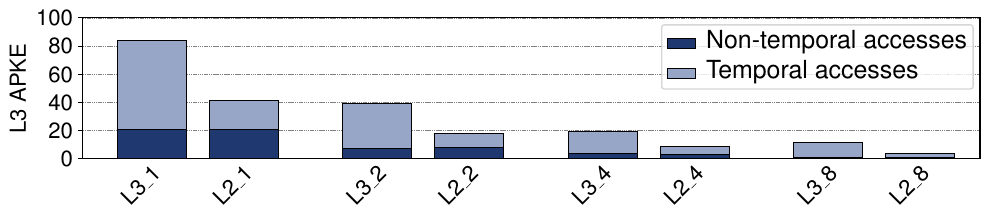

Source code (Python):

import os
import sys
import string
import numpy as np
import matplotlib as mp
import matplotlib.pyplot as plt
from functools import reduce
from math import log, atan2, degrees
from matplotlib.colors import colorConverter
from collections import OrderedDict
from default_config import *
from pprint import pprint
#from adjustText import adjust_text
from matplotlib.ticker import AutoLocator, ScalarFormatter

def set_titles(ax, title, xtitle, ytitle, title_fontsize,
               xtitle_fontsize, ytitle_fontsize, ylabel_fontsize):
    ax.set_title(title, fontsize=title_fontsize)
    ax.set_xlabel(xtitle, fontsize=xtitle_fontsize)
    ax.set_ylabel(ytitle, fontsize=ytitle_fontsize)
    for item in ax.get_yticklabels():
        item.set_fontsize(ylabel_fontsize)
    for item in ax.get_xticklabels():
        item.set_fontsize(xlabel_fontsize)

title = ""
figure_size = (10,2.3)
xtitle = ''
ytitle = 'L3 APKE'
bbox = (0.55, 0.765)
legend_ncol = 3
legend_loc = 3

xtitle_fontsize=20      # x axis title
ytitle_fontsize=16      # y axis title
xlabel_fontsize=16      # x axis labels
ylabel_fontsize=16      # y axis labels
xticks_rotation = 60
xticks_rotation = 90

# From gem5 simulator
non_temporal_apke = [21.03, 21.02, 7.74, 7.92, 3.66, 3.38, 1.41, 1.40,]
temporal_apke = [62.99, 20.73, 31.55, 10.35, 16.02, 5.18, 9.99, 2.61,]
experiments = ['L3_1', 'L2_1', 'L3_2', 'L2_2', 'L3_4', 'L2_4', 'L3_8', 'L2_8',]


# labels, use benchmark names
xticks = experiments

# column names
if auto_column_names:
    legend = ['Non-temporal accesses','Temporal accesses']
    column_ids_data = range(1, len(legend)+1)

ind = np.arange(len(xticks))/1.5    # the x locations for the groups
ind = ind + [0, 0, 0.3, 0.3, 0.6, 0.6, 0.9, 0.9]
barwidth = 1.0/(2)  # the width of the bars

# create a new figure and axes instance
fig = plt.figure(figsize=figure_size) # figure size specified in config
ax = fig.add_subplot(111)

ylim = (0, 100)

xlim = (0, 6 + barwidth)

# Set ylim and xlim
if ylim:
    ax.set_ylim(*ylim)

ax.set_xlim(*xlim)

ax.set_yscale('linear')
ax.yaxis.set_major_formatter(ScalarFormatter())
#ax.set_xscale(xscale)

# Generate all bars
color1 = (0.59375,   0.6484375 , 0.77734375, 1.0)
color2 = (0.37109375,0.50390625, 0.78515625, 1.0)
color3 = (0.18359375,0.31640625, 0.62109375, 1.0)
color4 = (0.12109375,0.22265625, 0.4375,     1.0)
color5 = (0.0859375, 0.15625   , 0.29296875, 1.0)

colormapping = [color2,color2,color2,color2,color2,color2,color2,color2,color2,color2,color2,color2,color2,color2,color2,color2,color2,color2,color2,color2,color2]

rects = []
left_empty = barwidth
rects.append(ax.bar(x=left_empty+ind, height=non_temporal_apke, width=barwidth, alpha=1,
                    color=color4, ecolor='black', edgecolor='black', linewidth=0.5))
rects.append(ax.bar(x=left_empty+ind, bottom=non_temporal_apke, height=temporal_apke, width=barwidth, alpha=1,
                    color=color1, ecolor='black', edgecolor='black', linewidth=0.5))

# general formating
set_titles(ax, title, xtitle, ytitle, title_fontsize,
           xtitle_fontsize, ytitle_fontsize, ylabel_fontsize)


# xticks possition and labels
ax.set_xticks(ind + left_empty + 0.1)
ax.set_xticklabels(xticks, fontsize=xlabel_fontsize, rotation=45, ha="right")
ax.tick_params(axis='x',length=0)
plt.gcf().subplots_adjust(bottom=0.2)

# Set custom ticks on the y-axis using FuncFormatter
from matplotlib.ticker import FuncFormatter
def x_ticks(y, pos):
    return f'{int(y)}'
ax.yaxis.set_major_formatter(FuncFormatter(x_ticks))

# legend
if do_legend:
    leg = ax.legend([a[0] for a in rects],
                    legend,
                    loc="upper right",
                    ncol=1,
                    #frameon=True,
                    #borderaxespad=1.,
                    #bbox_to_anchor=bbox,
                    fancybox=True,
                    )
    for t in leg.get_texts():
        t.set_fontsize(legend_fontsize)    # the legend text fontsize
else:
    leg = ax.legend([], frameon=False)
# Draw horizontal lines
for line in hlines:
    ax.axhline(**line)
# Draw text labels
for text in text_labels:
    ax.text(**text)
# Graph shrinking if desired, no shrinking by default
box = ax.get_position()
ax.set_position([box.x0, box.y0, box.width * shrink_width_factor, box.height * shrink_height_factor])
ax.set_axisbelow(True)
if line_split:
    ax2.set_axisbelow(True)
plt.gca().yaxis.grid(color='0.5', linestyle='--', linewidth=0.3)
plt.tight_layout()
plt.savefig("fig_15.pdf",bbox_inches='tight')